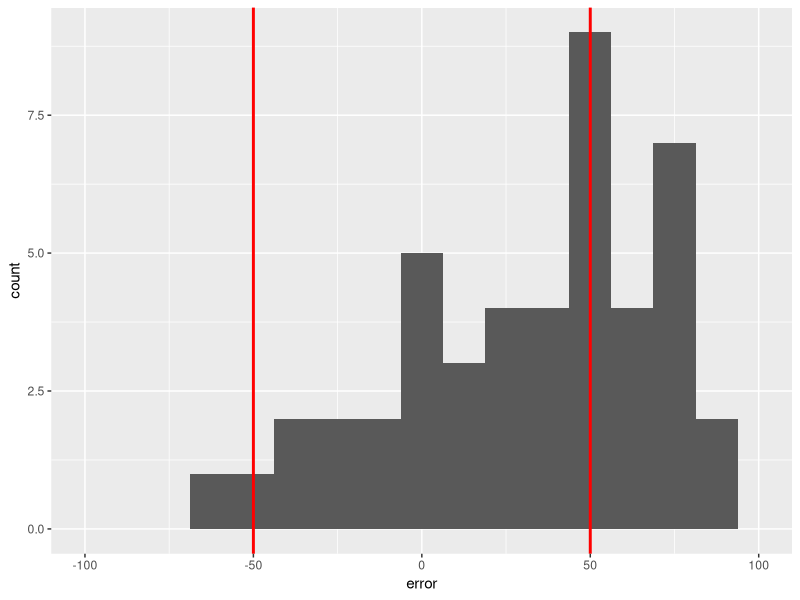
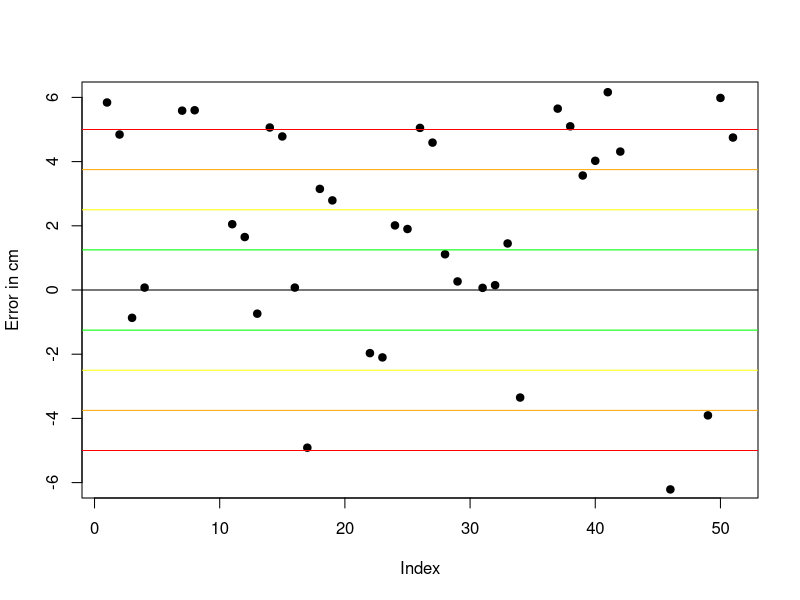

Source code (R) for these figures, in order:
# Load packages
library(dplyr)
library(ggplot2)

# Read data
# Control
orig_control  = read.csv("04_new_high_control.csv")
new_high_coords = read.csv("transform_by_coords.csv")
cpu_inference = read.csv("cpu_inference.csv")
gimp_control  = read.csv("gimp_control.csv")

# Full cover
red_cover    = read.csv("red_cover.csv")
blue_cover   = read.csv("blue_cover.csv")
purple_cover = read.csv("purple_cover.csv")

# Vertical
red_vertical     = read.csv("red_vertical.csv")
blue_vertical    = read.csv("blue_vertical.csv")
purple_vertical  = read.csv("purple_vertical.csv")

# Horizontal
red_horizontal     = read.csv("red_horizontal.csv")
blue_horizontal    = read.csv("blue_horizontal.csv")
purple_horizontal  = read.csv("purple_horizontal.csv")

#Scattered
red_scattered     = read.csv("red_scattered.csv")
blue_scattered    = read.csv("blue_scattered.csv")
purple_scattered  = read.csv("purple_scattered.csv")                            

### Evaluate combined method
res_na = rbind(orig_control, gimp_control, red_cover, blue_cover, purple_cover, red_vertical, blue_vertical, purple_vertical,
               red_horizontal, blue_horizontal, purple_horizontal, red_scattered, blue_scattered, purple_scattered)

# Evaluate seperate groups
# orig_control
res_na = orig_control

# CPU inference
res_na = cpu_inference

# gimp_control
res_na = gimp_control

# red horizontal
res_na = red_horizontal

# blue horizontal
res_na = blue_horizontal

# purple horizontal
res_na = purple_horizontal

# red vertical
res_na = red_vertical

# blue vertical
res_na = blue_vertical

# purple vertical
res_na = purple_vertical

# red scattered
res_na = red_scattered

# blue scattered
res_na = blue_scattered

# purple scattered
res_na = purple_scattered

# red_cover
res_na = red_cover

# blue_cover
res_na = blue_cover

# purple_cover
res_na = purple_cover

# Remove index columns
res_na = res_na[-1]

# Remove NA rows
res = res_na[!is.na(res_na$X),]

# Create mes. error column, 1 cm = 10 pixel
res$error = (950 - res$Y)

# The highest negative error (shortening)
min_error = min(res$error)

# The highest positive error (lengthening)
max_error = max(res$error)

# The mean meas. error
mean_error = mean(res$error)

# Visualize meas. errors on a histogram. Red lines indicate +/- 5 cm threshold.
ggplot(res, aes(x = error)) +
  geom_histogram(binwidth = 12.5) +
  xlim(-100, 100) +
  geom_vline(aes(xintercept = -50), color = "red",size = 1) +
  geom_vline(aes(xintercept = 50), color = "red",size = 1)

# Hibák ábrázolása scatterplottal
plot(res$error/10,pch=19, ylim = c(-6,6), ylab = "Error in cm")
abline(h=0)
# Piros vonal +/- 5 cm
abline(h=5, col  = "red")
abline(h=-5, col  = "red")
# Narancssárga vonal +/- 3.75 cm
abline(h=3.75, col  = "orange")
abline(h=-3.75, col  = "orange")
# Citromsárga vonal +/- 2.50 cm
abline(h=2.50, col  = "yellow")
abline(h=-2.50, col  = "yellow")
# Zöld vonak +/- 1.25 cm
abline(h=1.25, col  = "green")
abline(h=-1.25, col  = "green")

### Creating "Zones"
# Abs. meas. error < 1.25 cm
zone_1 = nrow(res[abs(res$error) < 12.5,]) / nrow(res_na) 

# 1.25 cm <= Abs. meas. error < 2.5 cm
zone_2 = nrow(res[12.5 <= abs(res$error) & abs(res$error) < 25,]) / nrow(res_na) 

# 2.5 cm <= Abs. meas. error < 3.75 cm
zone_3 = nrow(res[25 <= abs(res$error) & abs(res$error) < 37.5,]) / nrow(res_na) 

# 3.75 cm <= Abs. meas. error < 5 cm
zone_4 = nrow(res[37.5 <= abs(res$error) & abs(res$error) < 50,]) / nrow(res_na) 

# Abs. meas. error > 5 cm
zone_5 = nrow(res[abs(res$error) >= 50,]) / nrow(res_na) 

# NA zone:
na_zone = 1 - (zone_1 + zone_2 + zone_3 + zone_4 + zone_5)

### Statistical analysis
determine_noise_effect = function(control_data, noise_data){
  control_data$noise  = deparse(substitute(control_data))
  noise_data$noise    = deparse(substitute(noise_data))
  combined_data       = rbind(control_data, noise_data)
  combined_data       = combined_data[-1]
  combined_data       = combined_data[!is.na(combined_data$X),]
  combined_data$error = (950 - combined_data$Y)

  # Check for normal dist.
  control   = combined_data$error[combined_data$noise == unique(control_data$noise)]
  noise     = combined_data$error[combined_data$noise == unique(noise_data$noise)]
  noise_string = unique(noise_data$noise)
  p_control = shapiro.test(control)[2]
  p_noise   = shapiro.test(noise)[2]
  if(p_control > 0.05 && p_noise > 0.05){
    print("Normal distribution: T-test")
    # F-test
    if(var.test(control, noise)[3] > 0.05){
      print("Variances do not differ: Student's T-test")
      print(t.test(control, noise, var.equal = TRUE)[3])
      if(t.test(control, noise, var.equal = TRUE)[3] > 0.05){
        print(paste0(noise_string, ": p > 0.05: Not significant effect size."))
      }
      else{
        print(paste0(noise_string, ": p < 0.05: Significant effect size."))
      }
    }
    else{
      print("Variances differ: Welch's T-test")
      print(t.test(control, noise, var.equal = FALSE)[3])
      if(t.test(control, noise, var.equal = FALSE)[3] > 0.05){
        print(paste0(noise_string, ": p > 0.05: Not significant effect size."))
      }
      else{
        print(paste0(noise_string, ": p < 0.05: Significant effect size."))
      }
    }
  }
  else{
    print("Not normal distribution: Wilcox's test")
    print(wilcox.test(control, noise, var.equal = FALSE)[3])
    if(wilcox.test(control, noise, var.equal = FALSE)[3] > 0.05){
      print(paste0(noise_string, ": p > 0.05: Not significant effect size."))
    }
    else{
      print(paste0(noise_string, ": p < 0.05: Significant effect size."))
    }
  }
}

determine_noise_effect(orig_control, new_high_coords)
determine_noise_effect(orig_control, cpu_inference)
determine_noise_effect(orig_control, gimp_control)
determine_noise_effect(gimp_control, red_horizontal)
determine_noise_effect(gimp_control, blue_horizontal)
determine_noise_effect(gimp_control, purple_horizontal)
determine_noise_effect(gimp_control, red_vertical)
determine_noise_effect(gimp_control, blue_vertical)
determine_noise_effect(gimp_control, purple_vertical)
determine_noise_effect(gimp_control, red_scattered)
determine_noise_effect(gimp_control, blue_scattered)
determine_noise_effect(gimp_control, purple_scattered)
determine_noise_effect(gimp_control, red_cover)
determine_noise_effect(gimp_control, blue_cover)
determine_noise_effect(gimp_control, purple_cover)



